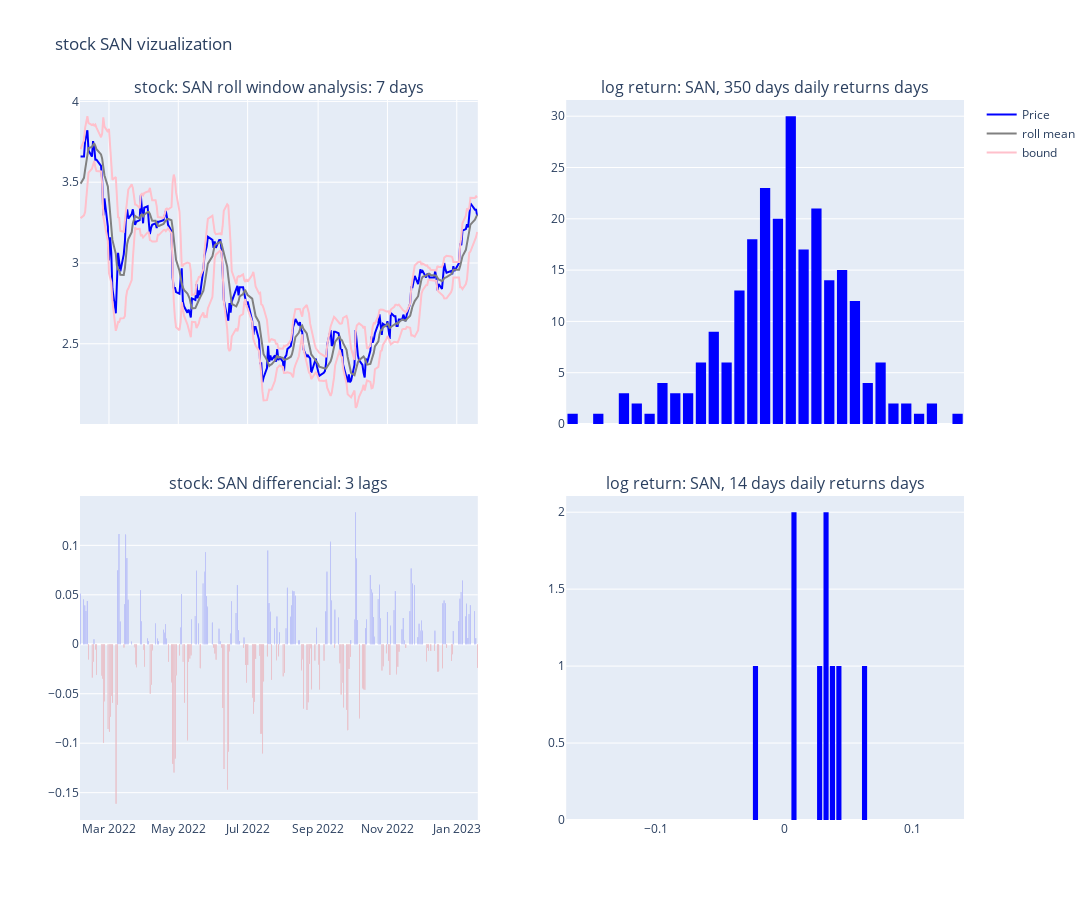

Here is the notebook cell this chart was saved with:
### Code cell
sanof_stock = viz_data(stock_code = "SAN", n_days = n_days, window = window, lags = lags)

### Figure 1 — Plotly figure (JSON) as saved in the notebook; plotly's stock layout.template omitted (floating-point values rounded to 4 significant figures; data arrays with more than 128 entries replaced by an {"elided": "..."} marker saying what was removed)
{"data": [{"marker": {"color": "blue"}, "name": "Price", "type": "scatter", "x": {"elided": "240 str values"}, "xaxis": "x", "y": {"elided": "240 float values"}, "yaxis": "y"}, {"marker": {"color": "grey"}, "name": "roll mean", "type": "scatter", "x": {"elided": "240 str values"}, "xaxis": "x", "y": {"elided": "240 float values"}, "yaxis": "y"}, {"marker": {"color": "pink"}, "name": "bound", "type": "scatter", "x": {"elided": "240 str values"}, "xaxis": "x", "y": {"elided": "240 float values"}, "yaxis": "y"}, {"marker": {"color": "pink"}, "name": "bound", "showlegend": false, "type": "scatter", "x": {"elided": "240 str values"}, "xaxis": "x", "y": {"elided": "240 float values"}, "yaxis": "y"}, {"marker": {"color": "blue"}, "showlegend": false, "type": "bar", "x": {"elided": "240 str values"}, "xaxis": "x3", "y": {"elided": "240 float values"}, "yaxis": "y3"}, {"marker": {"color": "red"}, "showlegend": false, "type": "bar", "x": {"elided": "240 str values"}, "xaxis": "x3", "y": {"elided": "240 float values"}, "yaxis": "y3"}, {"marker": {"color": "blue"}, "nbinsx": 50, "showlegend": false, "type": "histogram", "x": {"elided": "240 float values"}, "xaxis": "x2", "yaxis": "y2"}, {"marker": {"color": "blue"}, "nbinsx": 20, "showlegend": false, "type": "histogram", "x": [0.06454, 0.02844, 0.04095, 0.006231, 0.03068, 0.03934, 0.03359, 0.006024, -0.02403], "xaxis": "x4", "yaxis": "y4"}], "layout": {"annotations": [{"font": {"size": 16}, "showarrow": false, "text": "stock: SAN roll window analysis: 7 days", "x": 0.225, "xanchor": "center", "xref": "paper", "y": 1, "yanchor": "bottom", "yref": "paper"}, {"font": {"size": 16}, "showarrow": false, "text": "log return: SAN, 350 days daily returns days", "x": 0.775, "xanchor": "center", "xref": "paper", "y": 1, "yanchor": "bottom", "yref": "paper"}, {"font": {"size": 16}, "showarrow": false, "text": "stock: SAN differencial: 3 lags", "x": 0.225, "xanchor": "center", "xref": "paper", "y": 0.45, "yanchor": "bottom", "yref": "paper"}, {"font": {"size": 16}, "showarrow": false, "text": "log return: SAN, 14 days daily returns days", "x": 0.775, "xanchor": "center", "xref": "paper", "y": 0.45, "yanchor": "bottom", "yref": "paper"}], "height": 900, "title": {"text": "stock SAN vizualization"}, "width": 1400, "xaxis": {"anchor": "y", "autorange": true, "domain": [0, 0.45], "matches": "x3", "range": ["2022-02-03 12:00", "2023-01-19 12:00"], "showticklabels": false, "type": "date"}, "xaxis2": {"anchor": "y2", "autorange": true, "domain": [0.55, 1], "matches": "x4", "range": [-0.17, 0.14], "showticklabels": false, "type": "linear"}, "xaxis3": {"anchor": "y3", "autorange": true, "domain": [0, 0.45], "range": ["2022-02-03 12:00", "2023-01-19 12:00"], "type": "date"}, "xaxis4": {"anchor": "y4", "autorange": true, "domain": [0.55, 1], "range": [-0.17, 0.14], "type": "linear"}, "yaxis": {"anchor": "x", "autorange": true, "domain": [0.55, 1], "range": [2.003, 4.009], "type": "linear"}, "yaxis2": {"anchor": "x2", "autorange": true, "domain": [0.55, 1], "range": [0, 31.58]}, "yaxis3": {"anchor": "x3", "autorange": true, "domain": [0, 0.45], "range": [-0.1776, 0.1499], "type": "linear"}, "yaxis4": {"anchor": "x4", "autorange": true, "domain": [0, 0.45], "range": [0, 2.105]}}}
